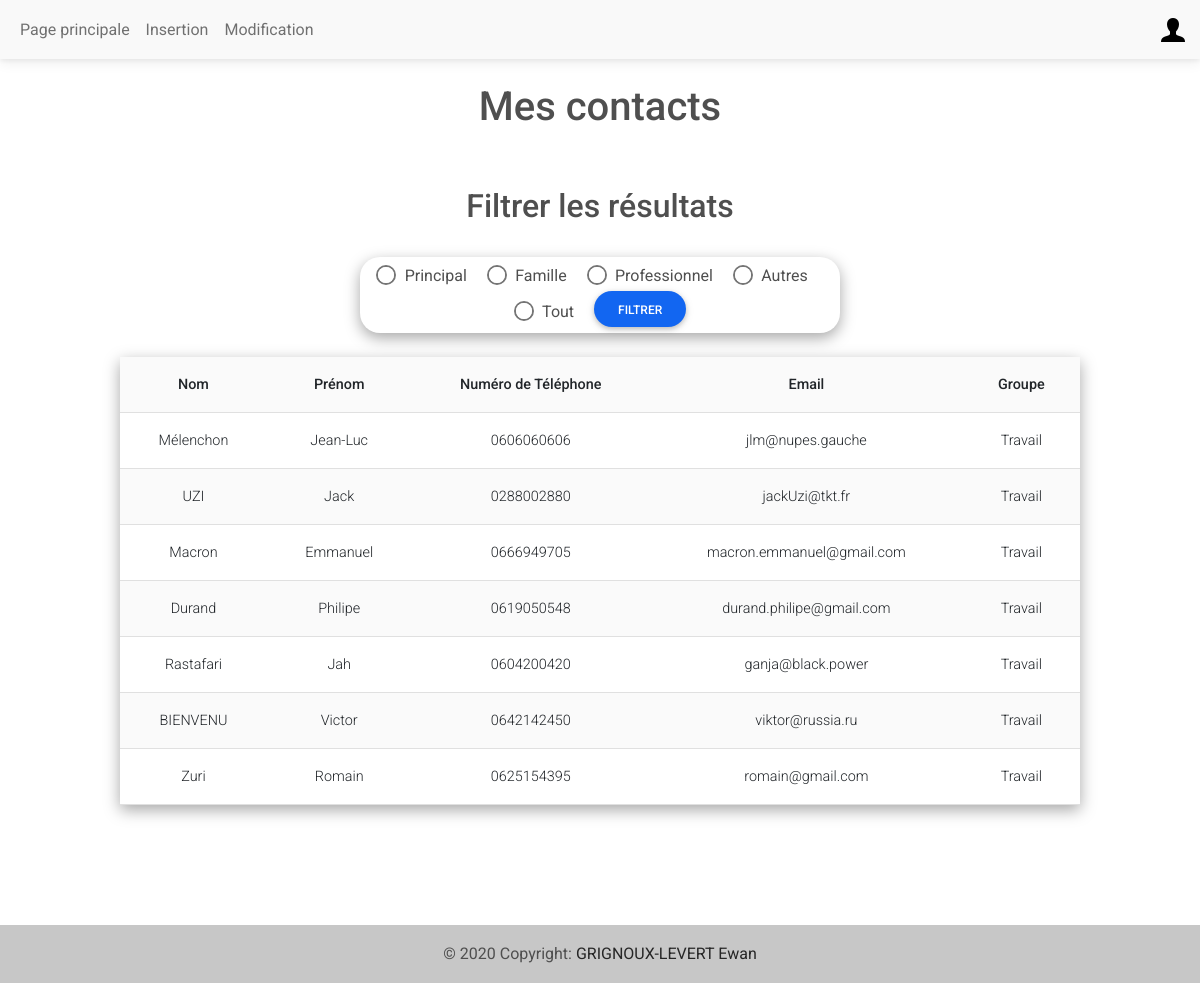
/index.php?inlineRadioOptions=Travail (signed in), run on the app's committed database.
### tables this page shows
CREATE TABLE "Coordonnees" (
	"id"	INTEGER,
	"nom"	VARCHAR(30) NOT NULL,
	"prenom"	VARCHAR(30) NOT NULL,
	"phoneNumber"	VARCHAR(10),
	"email"	VARCHAR(40) CHECK("email" LIKE '%@%'),
	"idUsers"	INTEGER NOT NULL,
	"groups"	VARCHAR(10) NOT NULL CHECK("groups" IN ('Principal', 'Travail', 'Famille', 'Autre')),
	FOREIGN KEY("idUsers") REFERENCES "Users"("id") ON UPDATE CASCADE ON DELETE CASCADE,
	PRIMARY KEY("id" AUTOINCREMENT)
);

### index.php (the view, shortened to what this page needs)
<!DOCTYPE html>
<html lang="fr">
    <head>
        <link href="style.css" rel="stylesheet" type="text/css">
        <link rel="stylesheet" href="https://cdnjs.cloudflare.com/ajax/libs/font-awesome/6.0.0/css/all.min.css%22/%3E">
        <link rel="stylesheet" href="css/mdb.min.css" />
    </head>
    <body>
        <nav class="navbar navbar-expand-lg navbar-light bg-light">
            <div class="container-fluid">
                <div class="collapse navbar-collapse" id="navbarSupportedContent">
                    <ul class="navbar-nav me-auto mb-2 mb-lg-0">
                        <li class="nav-item">
                        <a class="nav-link" href="index.php">Page principale</a>
                        </li>
                        <?php
                            if(isset($_SESSION) && $_SESSION['status']=='admin'){
                                echo '<li class="nav-item">';
                                echo '<a class="nav-link" href="insertion.php">Insertion</a>';
                                echo '</li>';
                                echo '<li class="nav-item">';
                                echo '<a class="nav-link" href="modification.php">Modification</a>';
                                echo '</li>';
                            }
                        ?>
                    </ul>
                </div>
                <div class="dropdown">
                    <a class="dropdown-toggle d-flex align-items-center hidden-arrow" href="#" id="navbarDropdownMenuAvatar" role="button" data-mdb-toggle="dropdown" aria-expanded="false">
                        <img src="img/user.png" alt="user icon" loading="lazy">
                    </a>
                </div>
            </div>
        </nav>
        <h1>Mes contacts</h1>
        <section>
            <h2>Filtrer les résultats</h2>
            <form id="ind_form" action="#" method="GET">
                <div class="form-check form-check-inline">
                    <input class="form-check-input" type="radio" name="inlineRadioOptions" id="inlineRadio1" value="Principal" />
                    <label class="form-check-label" for="inlineRadio1">Principal</label>
                </div>
                <div class="form-check form-check-inline">
                    <input class="form-check-input" type="radio" name="inlineRadioOptions" id="inlineRadio2" value="Famille" />
                    <label class="form-check-label" for="inlineRadio1">Famille</label>
                </div>
                <div class="form-check form-check-inline">
                    <input class="form-check-input" type="radio" name="inlineRadioOptions" id="inlineRadio3" value="Travail" />
                    <label class="form-check-label" for="inlineRadio1">Professionnel</label>
                </div>
                <div class="form-check form-check-inline">
                    <input class="form-check-input" type="radio" name="inlineRadioOptions" id="inlineRadio4" value="Autre" />
                    <label class="form-check-label" for="inlineRadio1">Autres</label>
                </div>
                <div class="form-check form-check-inline">
                    <input class="form-check-input" type="radio" name="inlineRadioOptions" id="inlineRadio13" value="Tout" />
                    <label class="form-check-label" for="inlineRadio1">Tout</label>
                </div>
                <input type="submit" class="btn btn-primary btn-rounded" id="ind_button" value='Filtrer'>
            </form>
        </section>
        <?php
        include "function.php" ;
        $madb = new PDO('sqlite:'.$_SERVER["DOCUMENT_ROOT"]."/WEB2/IUT-Projet-WEB/DB/database.sqlite") ;
        if (!empty($_GET)){
            if ($_GET["inlineRadioOptions"] == "Tout"){
                $query = 'SELECT * FROM Coordonnees WHERE idUsers LIKE '.$_SESSION["id"].';';
            }
            else{
                $groups_filtre= $madb->quote($_GET["inlineRadioOptions"]);
            $query = 'SELECT * FROM Coordonnees WHERE idUsers LIKE '.$_SESSION["id"].' AND groups LIKE '.$groups_filtre.';';
            }
            $result = $madb->query($query);
            $tb = "
                <tr>
                <th scope='col'>Nom</th>
                <th scope='col'>Prénom</th>
                <th scope='col'>Numéro de Téléphone</th>
                <th scope='col'>Email</th>
                <th scope='col'>Groupe</th>
                </tr>
                <tr>
            ";
            while ($row = $result->fetch(PDO::FETCH_ASSOC)) {
                $nom = $row["nom"];
                $prenom = $row["prenom"];
                $phone = $row["phoneNumber"];
                $mail = $row["email"];
                $groups = $row["groups"];
                $tb .= "<td> $nom </td>";
                $tb .= "<td> $prenom </td>";
                $tb .= "<td> $phone </td>";
                $tb .= "<td> $mail </td>";
                $tb .= "<td> $groups </td>";
                $tb .= "</tr>";
            }
        }
        echo "<div table-responsive>
            <table class='table table-striped ' id='index_tab'>
            $tb
            </table>";
        ?>
        <footer class="bg-light text-center text-lg-start">
            <div class="text-center p-3" style="background-color: rgba(0, 0, 0, 0.2);">
                © 2020 Copyright:
                <a class="text-dark" href="https://github.com/EwanGL">GRIGNOUX-LEVERT Ewan</a>
            </div>
        </footer>
    </body>
</html>

### style.css (style rules this page uses)
h1, h2 { text-align: center; padding: 2%; }
body { position: relative; margin: 0; padding: 0; min-height: 100%; width: 100%; }
#ind_form { text-align: center; padding: 0.5%; margin-left: 30%; margin-bottom: 2%; width : 40%; box-shadow: rgba(0, 0, 0, 0.35) 0px 5px 15px; border-radius: 20px; }
#index_tab { width: 80%; margin-left: 10%; box-shadow: rgba(0, 0, 0, 0.35) 0px 5px 15px; text-align: center; }
img { margin-top: 2%; margin-bottom: 2%; }
footer { margin-top : 10%; width: 100%; text-align: center; }

### data on the page
coordonnees: nom "Mélenchon", prenom "Jean-Luc", phoneNumber "0606060606", email "jlm@nupes.gauche", groups "Travail"
coordonnees: nom "UZI", prenom "Jack", phoneNumber "0288002880", email "jackUzi@tkt.fr", groups "Travail"
coordonnees: nom "Macron", prenom "Emmanuel", phoneNumber "0666949705", email "macron.emmanuel@gmail.com", groups "Travail"
coordonnees: nom "Durand", prenom "Philipe", phoneNumber "0619050548", email "durand.philipe@gmail.com", groups "Travail"
coordonnees: nom "Rastafari", prenom "Jah", phoneNumber "0604200420", email "ganja@black.power", groups "Travail"
coordonnees: nom "BIENVENU", prenom "Victor", phoneNumber "0642142450", email "viktor@russia.ru", groups "Travail"
coordonnees: nom "Zuri", prenom "Romain", phoneNumber "0625154395", email "romain@gmail.com", groups "Travail"
